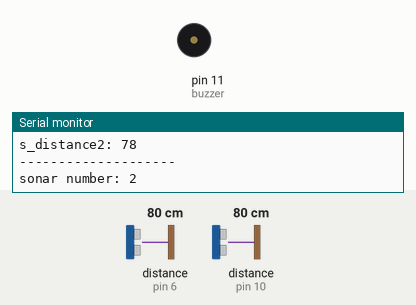
Simulated run of this sketch. Board: Arduino Uno, built with avr-gcc and run on an emulated ATmega328P. On the bench: buzzer (waves = sounding), the last lines printed to the serial monitor. Wiring (inferred from the names in the program): 2 × ultrasonic range finder: trigger pin 7, echo pin 6 / trigger pin 12, echo pin 10. Inputs (shaded band) come from the test bench; at power-on: distance to the obstacle (sensors on pin 6, pin 10) 80 cm. The echo pulse lasts 58.3 µs per cm.

Above: at 1.8 s.
1.9 s: distance to the obstacle (sensor on pin 6) set to 2 cm
At 2.7 s:
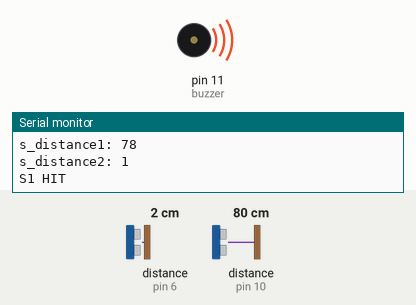
Timing chart, 0 to 4.9 s (numbered marks = the images above; inputs shaded):
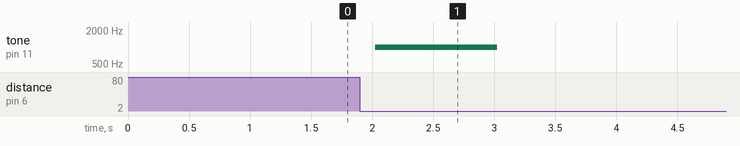

The sketch:

one_function_sonar.ino
```cpp
//trigger pin does not need pwm
//echo pin needs pwm

const int trigPin1 = 12;
const int echoPin1 = 10;
const int trigPin2 = 7;
const int echoPin2 = 6;
const int trigPin3 = 2;
const int echoPin3 = 3;
const int trigPin4 = 4;
const int echoPin4 = 5;
const int buzzer = 11;

// defines variables
//long s1_duration1;
//long s1_duration2;
//long s2_duration1;
//long s2_duration2;
//
//int s1_distance1;
//int s1_distance2;
//int s2_distance1;
//int s2_distance2;

void sensors(const int, const int, const int);

void setup() {
  // put your setup code here, to run once:
  pinMode(trigPin1, OUTPUT); // Sets the trigPin as an Output
  pinMode(echoPin1, INPUT); // Sets the echoPin as an Input
  pinMode(trigPin2, OUTPUT);
  pinMode(echoPin2, INPUT);
  pinMode(trigPin3, OUTPUT);
  pinMode(echoPin3, INPUT);
  pinMode(trigPin4, OUTPUT);
  pinMode(echoPin4, INPUT);
  pinMode(buzzer, OUTPUT);
  Serial.begin(9600); // Starts the serial communication

}

void loop() {

  int sonar_no = 1;
  sensors(trigPin1, echoPin1, sonar_no);

  sonar_no++;
  sensors(trigPin2, echoPin2, sonar_no);

//  sonar_no++;
//  sensors(trigPin3, echoPin3, sonar_no);
//
//  sonar_no++;
//  sensors(trigPin4, echoPin4, sonar_no);

}

//function with paramters trigPin, echoPin, sonar_no
//function activates sensors based on which which pins
//are passed in to the function
void sensors(const int trigPin, const int echoPin, const int sonar_no) {
  // Clears the trigPin
  Serial.println("--------------------");
  Serial.print("sonar number: ");
  Serial.println(sonar_no);

  long s_duration1 = 0;
  long s_duration2 = 0;

  int s_distance1 = 0;
  int s_distance2 = 0;
  digitalWrite(trigPin, LOW);
  delayMicroseconds(2);

  // Sets the trigPin on HIGH state for 10 micro seconds
  digitalWrite(trigPin, HIGH);
  delayMicroseconds(10);
  digitalWrite(trigPin, LOW);

  // Reads the echoPin, returns the sound wave travel time in microseconds
  s_duration1 = pulseIn(echoPin, HIGH);

  // Calculating the first distance of S1 and S2
  s_distance1 = s_duration1 * 0.034 / 2;

  delay(1000);
  digitalWrite(trigPin, LOW);
  delayMicroseconds(2);
  digitalWrite(trigPin, HIGH);
  delayMicroseconds(10);
  digitalWrite(trigPin, LOW);

  //Calculating the second distance of S1
  s_duration2 = pulseIn(echoPin, HIGH);
  s_distance2 = s_duration2 * 0.034 / 2;
  Serial.print("s_distance1: ");
  Serial.println(s_distance1);
  Serial.print("s_distance2: ");
  Serial.println(s_distance2);

  if (s_distance2 <= 60 && abs(s_distance2 - s_distance1) > 10) {
    Serial.print("S1 HIT \n");
    tone(buzzer,1000);
    delay(1000);
    noTone(buzzer);
    delay(500);
    //Serial.println(distance);
  }

}
```

Measured:
- after the input at 1.9 s, tone on pin 11 (buzzer): silent → 1000 Hz after 0.13 s, → silent 1.0 s later
